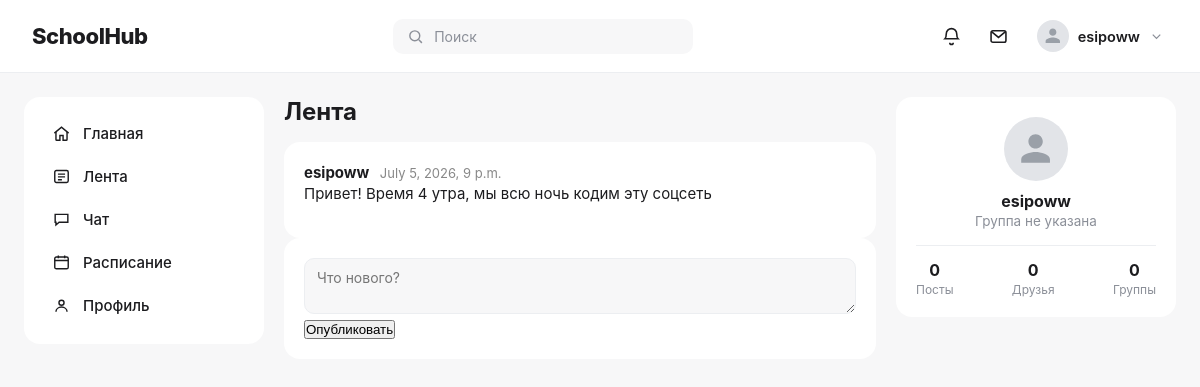
Before: /feed/ (signed in) with the older database file.
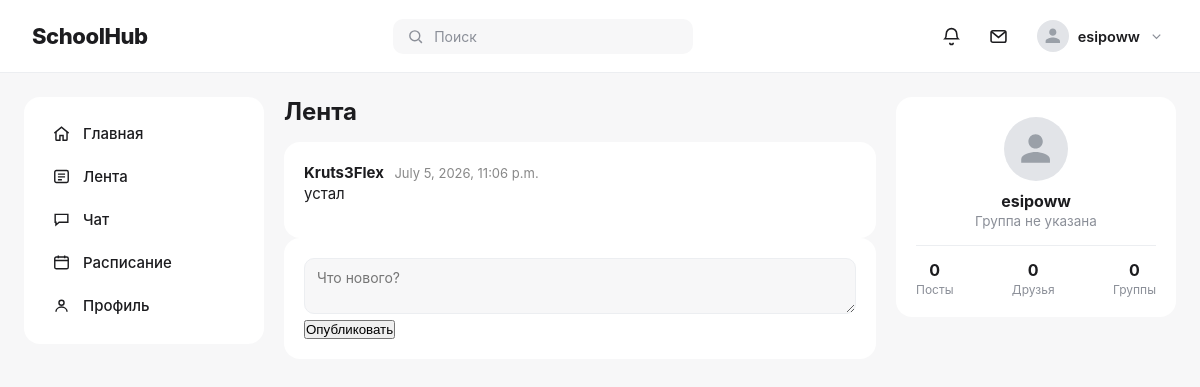
After: the same page with the newer database file.
### posts/models.py (models this page shows, shortened)
class Post(models.Model):
    author = models.ForeignKey(User, on_delete=models.CASCADE)
    content = models.TextField()
    created_at = models.DateTimeField(auto_now_add=True)
    class Meta:
        ordering = ['-created_at']

### posts/views.py (the view)
# urls.py: path('feed/', views.feed, name='feed'),
@login_required
def feed(request):
    if request.method == 'POST':
        content = request.POST.get('content')
        if content:
            Post.objects.create(author=request.user, content=content)
        return redirect('feed')
    posts = Post.objects.all()
    return render(request, 'posts/feed.html', {'posts': posts})

### posts/templates/posts/feed.html (shortened to what this page needs)
{% extends "base.html" %}
{% block content %}
    <h2 style="margin-bottom: 16px;">Лента</h2>
    {% for post in posts %}
    <div class="card">
        <span class="post-author">{{ post.author.username }}</span>
        <span style="color:#888; font-size:13px; margin-left:6px;">{{ post.created_at }}</span>
        <div class="post-content">{{ post.content }}</div>
    </div>
    {% empty %}
    <div class="card">Пока постов нет. Напишите первый!</div>
    {% endfor %}
    <div class="card">
        <form method="POST">
            <textarea name="content" placeholder="Что нового?"></textarea>
            <br>
            <button type="submit">Опубликовать</button>
        </form>
    </div>
{% endblock %}

### templates/base.html (shortened to what this page needs)
<!DOCTYPE html>
<html lang="ru">
<head>
</head>
<body>
<div class="topbar">
    <h1>SchoolHub</h1>
    <div class="search-box">
        <svg viewBox="0 0 24 24" fill="none" stroke="currentColor" stroke-width="2"><circle cx="11" cy="11" r="7"/><path d="M21 21l-4.3-4.3"/></svg>
        Поиск
    </div>
    {% if user.is_authenticated %}
    <div class="topbar-right">
        <button class="icon-btn" aria-label="Уведомления">
            <svg viewBox="0 0 24 24" fill="none" stroke="currentColor" stroke-width="1.8"><path d="M6 9a6 6 0 0 1 12 0c0 4 1.5 5.5 1.5 5.5H4.5S6 13 6 9z"/><path d="M10 19a2 2 0 0 0 4 0"/></svg>
        </button>
        <button class="icon-btn" aria-label="Сообщения">
            <svg viewBox="0 0 24 24" fill="none" stroke="currentColor" stroke-width="1.8"><rect x="3.5" y="5.5" width="17" height="13" rx="2"/><path d="M4 6.5l8 6.5 8-6.5"/></svg>
        </button>
        <div class="user-menu" tabindex="0">
            <div class="user-chip">
                <div class="avatar avatar-small">
                    {% if user.profile.avatar %}
                        <img src="{{ user.profile.avatar.url }}" alt="{{ user.username }}">
                    {% else %}
                        <svg viewBox="0 0 24 24" fill="currentColor"><path d="M12 12c2.7 0 4.9-2.2 4.9-4.9S14.7 2.2 12 2.2 7.1 4.4 7.1 7.1 9.3 12 12 12zm0 2.4c-3.3 0-9.8 1.6-9.8 4.9v2.4h19.6v-2.4c0-3.3-6.5-4.9-9.8-4.9z"/></svg>
                    {% endif %}
                </div>
                <span class="user-chip-name">{{ user.username }}</span>
                <svg class="chevron" viewBox="0 0 24 24" fill="none" stroke="currentColor" stroke-width="2"><path d="M6 9l6 6 6-6"/></svg>
            </div>
        </div>
    </div>
    {% endif %}
</div>
<div class="layout">
    {% if user.is_authenticated %}
    <div class="sidebar">
        <a href="/" class="{% block nav_home %}{% endblock %}">
            <svg viewBox="0 0 24 24" fill="none" stroke="currentColor" stroke-width="1.8"><path d="M3 11.5 12 4l9 7.5"/><path d="M5 10v9.5a1 1 0 0 0 1 1h4v-6h4v6h4a1 1 0 0 0 1-1V10"/></svg>
            Главная
        </a>
        <a href="/feed/" class="{% block nav_feed %}{% endblock %}">
            <svg viewBox="0 0 24 24" fill="none" stroke="currentColor" stroke-width="1.8"><rect x="3.5" y="4.5" width="17" height="15" rx="2"/><path d="M7.5 9h9M7.5 12.5h9M7.5 16h5"/></svg>
            Лента
        </a>
        <a href="#" class="{% block nav_chat %}{% endblock %}">
            <svg viewBox="0 0 24 24" fill="none" stroke="currentColor" stroke-width="1.8"><path d="M4 5.5h16v10H9l-4 3.5v-3.5H4z"/></svg>
            Чат
        </a>
        <a href="/schedule/" class="{% block nav_schedule %}{% endblock %}">
            <svg viewBox="0 0 24 24" fill="none" stroke="currentColor" stroke-width="1.8"><rect x="3.5" y="5" width="17" height="15" rx="2"/><path d="M3.5 9.5h17M8 3v3.5M16 3v3.5"/></svg>
            Расписание
        </a>
        <a href="/profile/" class="{% block nav_profile %}{% endblock %}">
            <svg viewBox="0 0 24 24" fill="none" stroke="currentColor" stroke-width="1.8"><circle cx="12" cy="8.5" r="3.2"/><path d="M5 20c0-3.5 3-6 7-6s7 2.5 7 6"/></svg>
            Профиль
        </a>
    </div>
    {% endif %}
    <div class="main">
        {% block content %}
        {% endblock %}
    </div>
    {% if user.is_authenticated %}
    <div class="rightbar">
        <div class="card profile-card">
            {% if user.profile.avatar %}
                <img src="{{ user.profile.avatar.url }}" class="avatar avatar-large">
            {% else %}
                <div class="avatar avatar-large">
                    <svg viewBox="0 0 24 24" fill="currentColor"><path d="M12 12c2.7 0 4.9-2.2 4.9-4.9S14.7 2.2 12 2.2 7.1 4.4 7.1 7.1 9.3 12 12 12zm0 2.4c-3.3 0-9.8 1.6-9.8 4.9v2.4h19.6v-2.4c0-3.3-6.5-4.9-9.8-4.9z"/></svg>
                </div>
            {% endif %}
            <h3>{{ user.profile.display_name|default:user.username }}</h3>
            <p>{{ user.profile.group_name|default:"Группа не указана" }}</p>
            {% block profile_stats %}
            <div class="profile-stats">
                <div>
                    <div class="profile-stat-value">{{ stats.posts_count|default:0 }}</div>
                    <div class="profile-stat-label">Посты</div>
                </div>
                <div>
                    <div class="profile-stat-value">{{ stats.friends_count|default:0 }}</div>
                    <div class="profile-stat-label">Друзья</div>
                </div>
                <div>
                    <div class="profile-stat-value">{{ stats.groups_count|default:0 }}</div>
                    <div class="profile-stat-label">Группы</div>
                </div>
            </div>
            {% endblock %}
        </div>
    </div>
    {% endif %}
</div>
</body>
</html>

### templates/base.html (style rules this page uses)
:root { --bg: #f7f7f8; --panel: #ffffff; --text: #1c1c1f; --muted: #8b8f98; --border: #eceef1; --accent: #6b7480; --accent-hover: #565f6a; --sidebar-active-bg: #f1f2f4; --online-dot: #3fb950; }
* { box-sizing: border-box; margin: 0; padding: 0; }
body { font-family: -apple-system, BlinkMacSystemFont, 'Segoe UI', Arial, sans-serif; background: var(--bg); color: var(--text); }
a { color: inherit; }
.topbar { background: var(--panel); padding: 16px 32px; display: flex; justify-content: space-between; align-items: center; border-bottom: 1px solid var(--border); position: sticky; top: 0; z-index: 10; }
.topbar h1 { font-size: 22px; font-weight: 800; letter-spacing: -0.02em; }
.topbar-right { display: flex; align-items: center; gap: 22px; }
.search-box { background: var(--bg); border-radius: 10px; padding: 9px 14px; color: var(--muted); width: 300px; display: flex; align-items: center; gap: 10px; font-size: 14px; }
.search-box svg { width: 17px; height: 17px; flex-shrink: 0; }
.icon-btn { background: none; border: none; cursor: pointer; color: var(--text); display: flex; align-items: center; justify-content: center; padding: 2px; }
.icon-btn svg { width: 21px; height: 21px; }
.user-menu { position: relative; }
.user-chip { display: flex; align-items: center; gap: 9px; cursor: pointer; padding: 4px; border-radius: 10px; }
.user-chip-name { font-size: 14.5px; font-weight: 600; }
.user-chip svg.chevron { width: 15px; height: 15px; color: var(--muted); }
.layout { display: grid; grid-template-columns: 240px 1fr 280px; max-width: 1280px; margin: 24px auto; gap: 20px; align-items: start; padding: 0 24px; }
.sidebar { background: var(--panel); border-radius: 16px; padding: 16px; position: sticky; top: 92px; }
.sidebar a { display: flex; align-items: center; gap: 12px; padding: 11px 12px; border-radius: 10px; color: var(--text); text-decoration: none; margin-bottom: 2px; font-size: 15px; font-weight: 500; transition: background 0.15s ease; }
.sidebar a svg { width: 19px; height: 19px; flex-shrink: 0; }
.main { min-width: 0; }
.rightbar { display: flex; flex-direction: column; gap: 16px; position: sticky; top: 92px; }
.card { background: var(--panel); border-radius: 16px; padding: 20px; }
.profile-card { text-align: center; }
.profile-card h3 { margin-top: 10px; font-size: 16px; }
.profile-card p { color: var(--muted); font-size: 13.5px; margin-top: 2px; }
.profile-stats { display: flex; justify-content: space-between; text-align: center; border-top: 1px solid var(--border); margin-top: 16px; padding-top: 14px; }
.profile-stat-value { font-weight: 700; font-size: 16px; }
.profile-stat-label { color: var(--muted); font-size: 12px; margin-top: 2px; }
.avatar { border-radius: 50%; background: #e2e4e8; display: flex; align-items: center; justify-content: center; color: #9aa0a8; flex-shrink: 0; overflow: hidden; }
.avatar svg { width: 55%; height: 55%; }
.avatar-small { width: 32px; height: 32px; }
.avatar-large { width: 64px; height: 64px; margin: 0 auto; }
.post-author { font-weight: 700; font-size: 15px; }
.post-content { color: var(--text); margin-bottom: 12px; font-size: 15px; line-height: 1.6; }
textarea, input[type="text"] { width: 100%; border: 1px solid var(--border); border-radius: 10px; padding: 10px 12px; resize: vertical; min-height: 50px; font-family: inherit; font-size: 14px; outline: none; background: var(--bg); }

Changed rows visible on the page:
removed Post: author.username "esipoww", created_at "July 5, 2026, 9 p.m.", content "Привет! Время 4 утра, мы всю ночь кодим эту соцсеть"
added Post: author.username "Kruts3Flex", created_at "July 5, 2026, 11:06 p.m.", content "устал"
